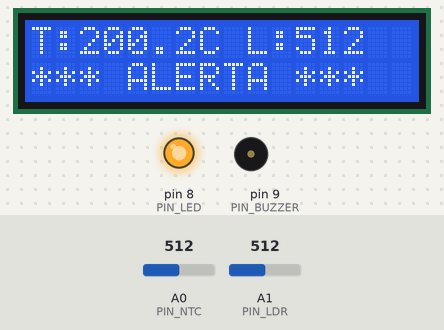
Bench run of a sketch on a simulated Arduino Uno, built with avr-gcc and run on an emulated ATmega328P. On the bench: 16×2 character LCD, output pins drawn as LEDs (lit = HIGH), buzzer (waves = sounding). The test bench sets the inputs (shaded band); at power-on: A0 (PIN_NTC) = 512, A1 (PIN_LDR) = 512. What the sketch prints to the serial monitor is not drawn.

Above: at 2.3 s.
3.3 s: A0 (PIN_NTC) set to 716
At 4.18 s:
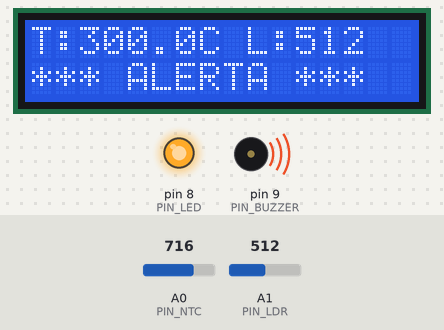
5.5 s: A1 (PIN_LDR) set to 716
At 6.6 s:
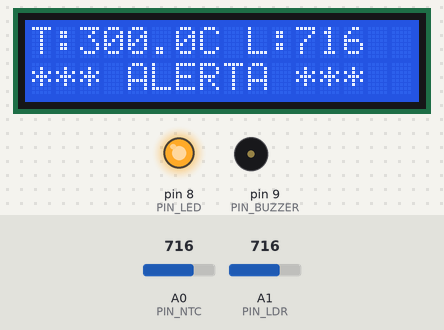
7.7 s: A0 (PIN_NTC) set to 900
At 8.9 s:
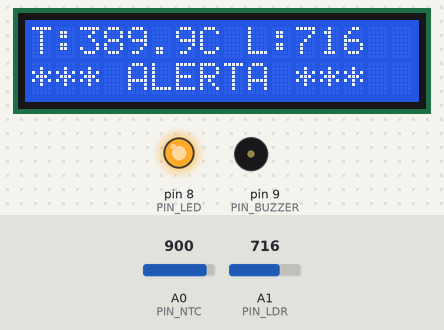
9.8 s: A1 (PIN_LDR) set to 900
At 10.9 s:
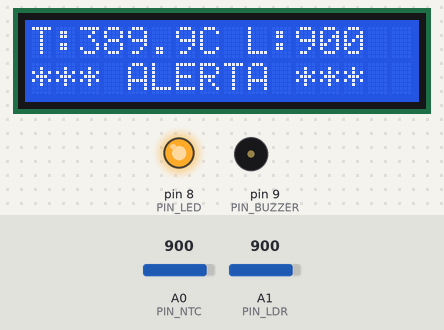
11.8 s: A0 (PIN_NTC) set to 1023
At 12.9 s:
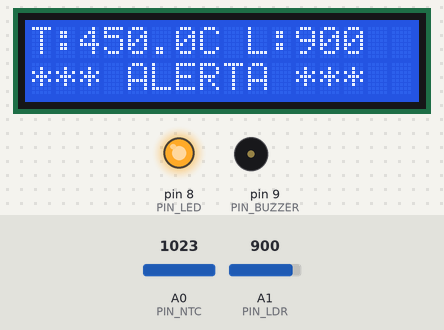
13.8 s: A1 (PIN_LDR) set to 1023
At 14.9 s:
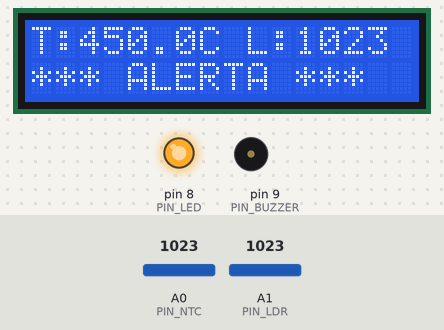
Timing chart, 0 to 16.8 s (numbered marks = the images above; inputs shaded):
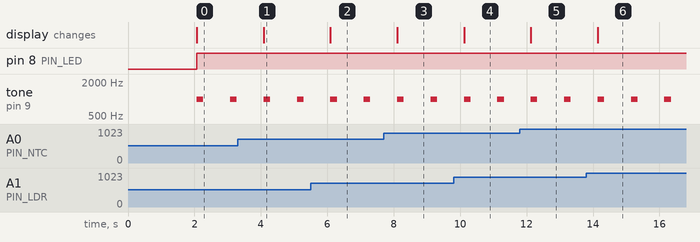

Measured:
- after the input at 3.3 s, the display: changes after 0.78 s (image 1)
- after the input at 5.5 s, the display: changes after 0.60 s (image 2)
- after the input at 7.7 s, the display: changes after 0.41 s (image 3)
- after the input at 9.8 s, the display: changes after 0.32 s (image 4)
- after the input at 11.8 s, the display: changes after 0.33 s (image 5)
- after the input at 13.8 s, the display: changes after 0.34 s (image 6)
- by itself, tone on pin 9 (PIN_BUZZER): alternates 1000 Hz for 0.20 s and silent for 0.81 s

The sketch:

missao_espacial.ino
```cpp
#include <LiquidCrystal.h>

LiquidCrystal lcd(12, 11, 4, 5, 6, 7);

#define PIN_NTC A0
#define PIN_LDR A1
#define PIN_LED 8
#define PIN_BUZZER 9

float temperatura;
int luminosidade;
bool alerta;

void setup() {
  Serial.begin(9600);
  pinMode(PIN_LED, OUTPUT);
  pinMode(PIN_BUZZER, OUTPUT);
  lcd.begin(16, 2);
  lcd.print("MISSION CONTROL");
  delay(2000);
  lcd.clear();
}

void loop() {
  // Leitura NTC
  int valorNTC = analogRead(PIN_NTC);
  float tensao = valorNTC * 5.0 / 1023.0;
  temperatura = (tensao - 0.5) * 100.0;

  // Leitura LDR
  luminosidade = analogRead(PIN_LDR);

  // Verifica alertas
  alerta = false;
  if (temperatura > 40 || temperatura < 10) alerta = true;
  if (luminosidade < 100) alerta = true;

  // LCD linha 1
  lcd.setCursor(0, 0);
  lcd.print("T:");
  lcd.print(temperatura, 1);
  lcd.print("C L:");
  lcd.print(luminosidade);

  // LCD linha 2
  lcd.setCursor(0, 1);
  if (alerta) {
    lcd.print("*** ALERTA ***  ");
    digitalWrite(PIN_LED, HIGH);
    tone(PIN_BUZZER, 1000, 200);
  } else {
    lcd.print("Status: NORMAL  ");
    digitalWrite(PIN_LED, LOW);
    noTone(PIN_BUZZER);
  }

  // Monitor Serial
  Serial.print(temperatura);
  Serial.print(" C | Luz: ");
  Serial.print(luminosidade);
  Serial.println(alerta ? " | *** ALERTA ***" : " | NORMAL");

  delay(1000);
}
```
